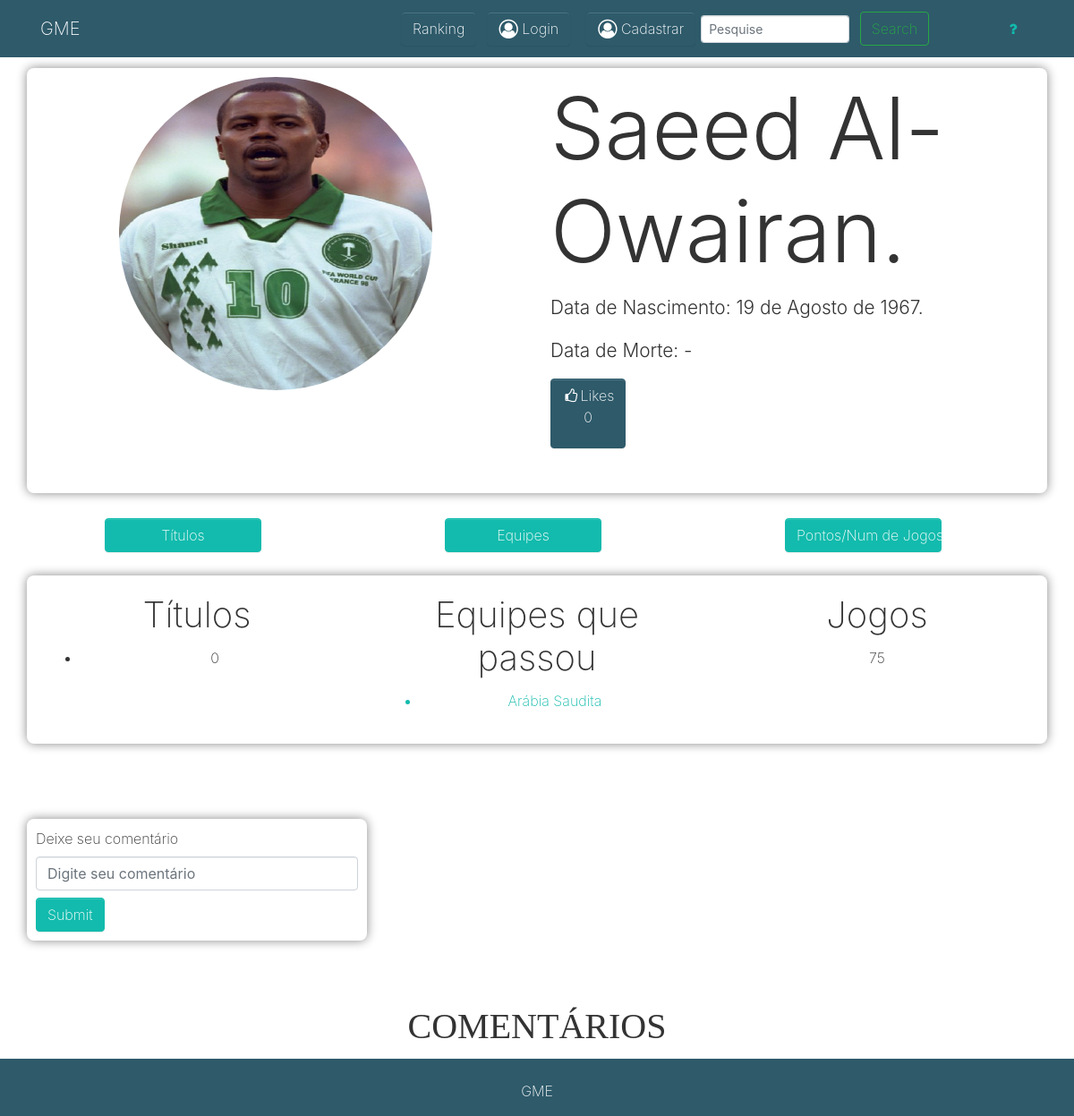
Page /app/controller/CraqueController.php?rota=ver&id=11 on the committed database.
### tables this page shows
CREATE TABLE `craques` (
  `id_craques` int(10) NOT NULL,
  `nome_craque` varchar(35) NOT NULL,
  `morte` varchar(50) DEFAULT NULL,
  `nascimento` varchar(50) DEFAULT NULL,
  `titulos` varchar(150) DEFAULT NULL,
  `numero_de_jogos` varchar(20) DEFAULT NULL,
  `icon_craque` varchar(1000) DEFAULT NULL,
  `qtd_curtir` int(11) NOT NULL
);

CREATE TABLE `equipes` (
  `titulos` varchar(1000) NOT NULL,
  `id_equipe` int(10) NOT NULL,
  `fundacao` varchar(50) NOT NULL,
  `nome_equipe` varchar(35) NOT NULL,
  `numero_torcedores` varchar(250) NOT NULL,
  `icon_equipe` varchar(1000) DEFAULT NULL
);

### app/database/Conexao.php (called while the page is built, shortened)
<?php
class Conexao
{
    public static function getConexao(){
        $conexao = new PDO("mysql:host=".self::HOST.";dbname=".self::NOMEBANCO.";charset=utf8", self::USUARIO, self::SENHA);
        return $conexao;
    }
}

### app/crud/CrudCraques.php (called while the page is built, shortened)
<?php
require_once __DIR__."/../database/Conexao.php";
require_once __DIR__ . "/../model/Craque.php";
class CrudCraques
{
    private $conexao;
    public function __construct()
    {
        $this->conexao = Conexao::getConexao();
    }
    public function getAtleta($id)
    {
        $sql = "SELECT * FROM craques WHERE id_craques ='{$id}'";
        $posicao = $this->conexao->query($sql)->fetch(PDO::FETCH_ASSOC);
        $craque = new Craque($posicao['id_craques'], $posicao['nome_craque'], $posicao['morte'], $posicao['nascimento'], $posicao['titulos'], $posicao['numero_de_jogos'], $posicao['icon_craque']);
        return $craque;
    }
    public function getEquipes($id){
        $sql = "SELECT equipes.titulos, equipes.id_equipe, fundacao, nome_equipe, numero_torcedores, icon_equipe FROM `equipes`, craques, equipes_craques WHERE equipes_craques.id_equipe = equipes.id_equipe AND equipes_craques.id_craques = craques.id_craques AND equipes_craques.id_craques = {$id}";
        $equipes = $this->conexao->query($sql)->fetchAll(PDO::FETCH_ASSOC);
        $equipesObj = array();
        foreach ($equipes as $equipe) {
            $equipeObj = new Equipe($equipe['id_equipe'], $equipe['titulos'], $equipe['fundacao'], $equipe['nome_equipe'], $equipe['numero_torcedores'], $equipe['icon_equipe']);
            $equipesObj[] = $equipeObj;
        }
        return $equipesObj;
    }
    public function contadorCurtida(Craque $c){
        $sql = "SELECT COUNT(`id_craques`) AS qtd_curtir FROM `curtir_craques` WHERE id_craques = '{$c->getIdCraque()}'";
        $c = $this->conexao->query($sql)->fetch(PDO::FETCH_ASSOC);
        $qtd_c = $c["qtd_curtir"];
        return $qtd_c;
    }
}

### app/model/Craque.php (called while the page is built, shortened)
<?php
class Craque
{
    private $id_craque;
    private $nome_craque;
    private $morte;
    private $nascimento;
    private $titulos;
    private $numero_jogos;
    private $icon_craque;
    public function getIconCraque()
    {
        return $this->icon_craque;
    }
    public function setIconCraque($icon_craque){
        $this->icon_craque = $icon_craque;
    }
    public function getIdCraque()
    {
        return $this->id_craque;
    }
    public function setIdCraque($id_craque)
    {
        $this->id_craque = $id_craque;
    }
    public function getNomeCraque()
    {
        return $this->nome_craque;
    }
    public function setNomeCraque($nome_craque)
    {
        $this->nome_craque = $nome_craque;
    }
    public function getMorte()
    {
        return $this->morte;
    }
    public function setMorte($morte)
    {
        $this->morte = $morte;
    }
    public function getNascimento()
    {
        return $this->nascimento;
    }
    public function setNascimento($nascimento)
    {
        $this->nascimento = $nascimento;
    }
    public function getTitulos()
    {
        return $this->titulos;
    }
    public function setTitulos($titulos)
    {
        $this->titulos = $titulos;
    }
    public function getNumeroJogos()
    {
        return $this->numero_jogos;
    }
    public function setNumeroJogos($numero_jogos)
    {
        $this->numero_jogos = $numero_jogos;
    }
}

### app/model/Equipe.php (called while the page is built, shortened)
<?php
class Equipe
{
    private $id_equipe;
    private $nome_equipe;
    public function getIdEquipe()
    {
        return $this->id_equipe;
    }
    public function setIdEquipe($id_equipe)
    {
        $this->id_equipe = $id_equipe;
    }
    public function getNomeEquipe()
    {
        return $this->nome_equipe;
    }
    public function setNomeEquipe($nome_equipe)
    {
        $this->nome_equipe = $nome_equipe;
    }
}

### app/view/atleta.php (the view, shortened to what this page needs)
<!DOCTYPE html>
<html>
<head>
  <link rel="stylesheet" href="https://cdnjs.cloudflare.com/ajax/libs/font-awesome/4.7.0/css/font-awesome.min.css" type="text/css">
  <link rel="stylesheet" href="../../assets/atleta.css" type="text/css">
</head>
<body>
<?php
if (isset($_SESSION["tipo"]) AND $_SESSION['tipo'] != '2') {
    require_once "navLoged.php";
} elseif (!isset($_SESSION["tipo"])) {
    require_once "navUnloged.php";
} elseif (isset($_SESSION) AND $_SESSION["tipo"] == '2') {
    require_once "navLogedAdmin.php";
}
?>
  <div class="py-2">
    <div class="container inico contentI">
      <div class="row linha">
        <div class="col-md-6">
          <img class="d-block rounded-circle mx-auto imagemPerfil img-fluid" style="width: 350px; height: 350px;" src="../../assets/images/<?= $craque->getIconCraque();?>"> </div>
        <div class="col-md-6">
          <h2 class="display-1 text-capitalize"><?= $craque->getNomeCraque(); ?></h2>
          <p class="lead">Data de Nascimento:&nbsp;<?= $craque->getNascimento(); ?></p>
          <p class="lead">Data de Morte: <?= $craque->getMorte(); ?></p>
            <?php if (isset($_SESSION) and isset($_SESSION['tipo'])){
                echo "<a id=\"like\" class=\"btn btn-secondary\" href=\"#\">
                <i class=\"fa fa-fw fa-thumbs-o-up\"></i>Likes <p id=\"numCurtidas\">$curtidas</p></a>";
            }elseif (!isset($_SESSION) or !isset($_SESSION['tipo'])){
                echo "<a id='numCurtidasD' class=\"btn btn-secondary\" href=\"#\">
                <i class=\"fa fa-fw fa-thumbs-o-up\"></i>Likes <p id='numCurtidas'>$curtidas</p></a>";
            }
            ?>
            <br>
        </div>
      </div>
    </div>
  </div>
  <div class="py-1 ">
    <div class="container">
      <div class="row contentB">
        <div class="col-md-4">
          <a class="btn btns btn-primary mx-5 w-50
" href="#titulos">Títulos</a>
        </div>
        <div class="col-md-4">
          <a class="btn btns btn-primary mx-5 w-50
" href="#equipes">Equipes</a>
        </div>
        <div class="col-md-4">
          <a class="btn btns btn-primary mx-5 w-50
" href="#pej">Pontos/Num de Jogos</a>
        </div>
      </div>
    </div>
  </div>
    <div class="container py-2">
      <div class="row contentI">
        <div class="col-md-4 conteudo">
          <a name="titulos">
            <h1 class="h1">Títulos</h1>
          </a>
          <ul class="p">
            <li><?= $craque->getTitulos() ?></li>
          </ul>
        </div>
        <div class="col-md-4 conteudo">
          <a name="equipes">
            <h1 class="h1">Equipes que passou</h1>
          </a>
          <ul class="p">
            <?php foreach ($equipes as $equipe): ?>
                <a href="TimeController.php?rota=ver&id=<?= $equipe->getIdEquipe() ?>"><li><?= $equipe->getNomeEquipe(); ?></li></a>
            <?php endforeach; ?>
          </ul>
        </div>
        <div class="col-md-4 conteudo">
          <a name="pej">
            <h1 class="h1">Jogos</h1>
          </a>
          <p class="p"><?= $craque->getNumeroJogos() ?></p>
        </div>
      </div>
    </div>
<div class="py-5">
    <div class="container">
        <div class="row">
            <div class="col-md-4 contentI contentC">
                <label>Deixe seu comentário</label>
                <input id="txt_comentario" type="text" class="form-control" placeholder="Digite seu comentário">
                <input type="submit" id="submit_comentario"  class="btn btn-primary">
            </div>
        </div>
    </div>
</div>
<div class="">
    <div class="container">
        <div class="row">
            <div class="col-md-4"></div>
            <div class="col-md-4">
                <h1 class="chamada_comentario">COMENTÁRIOS</h1>
            </div>
            <div class="col-md-4"></div>
        </div>
    </div>
</div>
</body>
</html>

### app/view/atleta.php (style rules this page uses)
.chamada_comentario { font-family: cursive; }
.conteudo { padding: 10px 20px 10px 20px; }
.contentI { box-shadow: 0px 0px 12px #888888; padding: 10px 0 10px 0 ; border-radius: 0.5em; }
.contentB { padding: 0.6em 0 0.5em 0; margin-bottom: 0; }
.h1 { text-align: center; }
h1 { text-align: center; }
.p { text-align: center; }
#txt_comentario { margin-bottom: 0.5em; }
.contentC { padding: 10px 10px 10px 10px; }
.btns { margin-top: 0.05em; }

### rows in the picture
craques: icon_craque (picture), nome_craque "Saeed Al-Owairan.", nascimento "19 de Agosto de 1967.", morte "-", titulos "0", numero_de_jogos "75"
equipes: nome_equipe "Arábia Saudita"

### other values in the picture
$curtidas "0"
